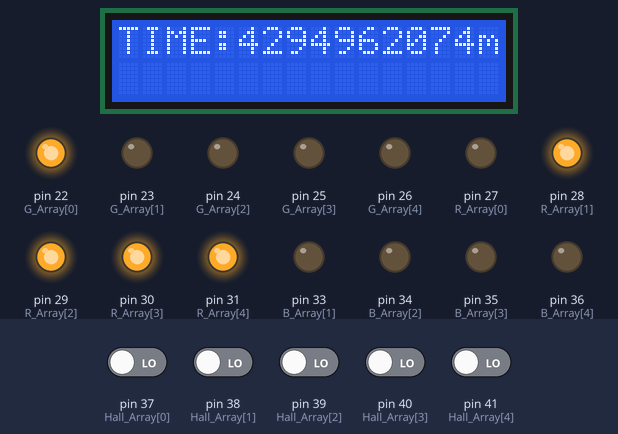
Bench run of a sketch on a simulated Arduino Mega 2560, built with avr-gcc and run on an emulated ATmega2560. Parts: 16×2 character LCD, output pins drawn as LEDs (lit = HIGH). Dashed ring = blinking. Inputs (shaded band) come from the test bench; at power-on: pin 37 (Hall_Array[0]), pin 38 (Hall_Array[1]), pin 39 (Hall_Array[2]), pin 40 (Hall_Array[3]), pin 41 (Hall_Array[4]) LOW.

Above: at 6.4 s.
6.5 s: pin 38 (Hall_Array[1]) driven HIGH
At 7.18 s:
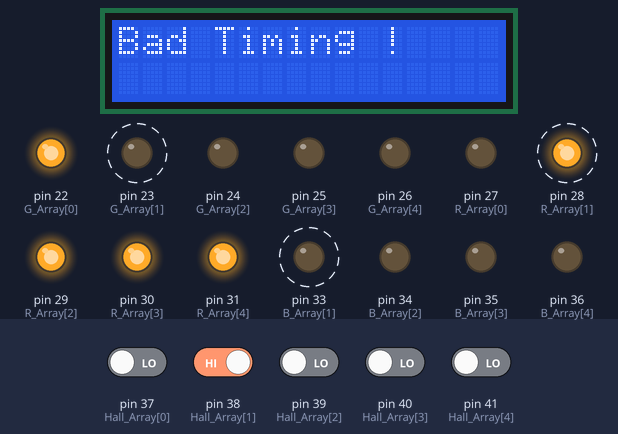
8.1 s: pin 39 (Hall_Array[2]) driven HIGH
At 8.65 s:
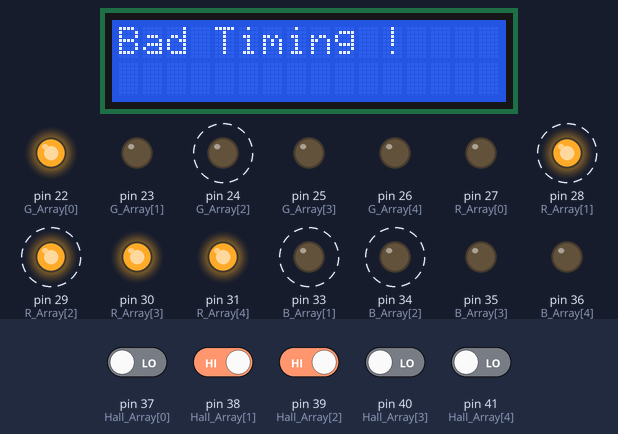
9.9 s: pin 40 (Hall_Array[3]) driven HIGH
At 10.49 s:
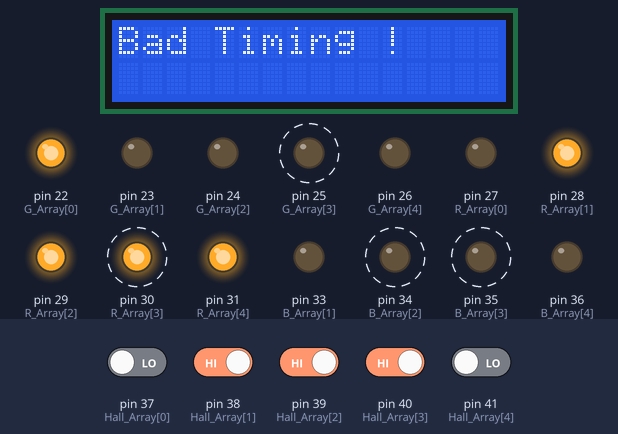
11.8 s: pin 41 (Hall_Array[4]) driven HIGH
At 13.08 s:
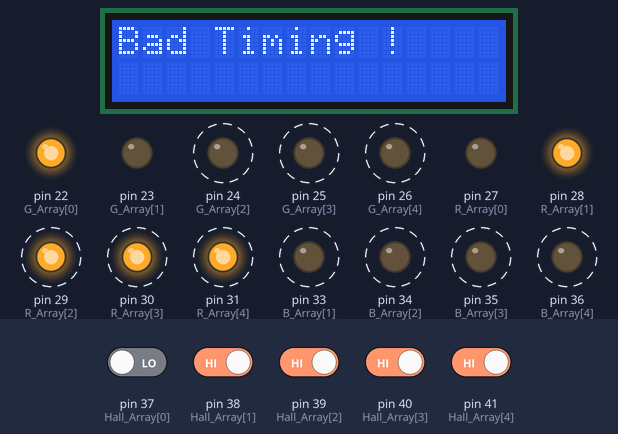
14.4 s: pin 41 (Hall_Array[4]) driven LOW
At 14.55 s:
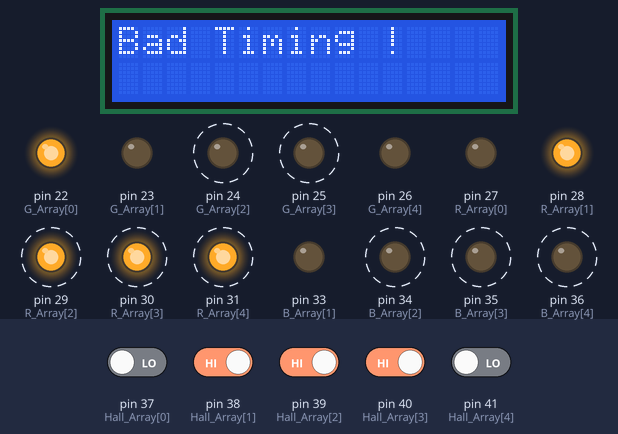
15.9 s: pin 38 (Hall_Array[1]) driven LOW
At 16.76 s:
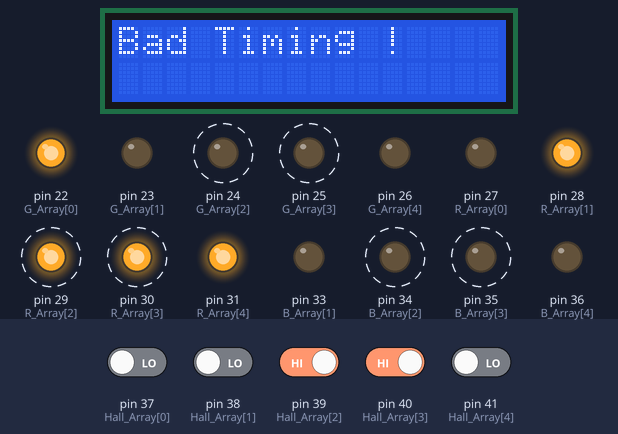
Timing chart, 0 to 18.4 s (numbered marks = the images above; inputs shaded):
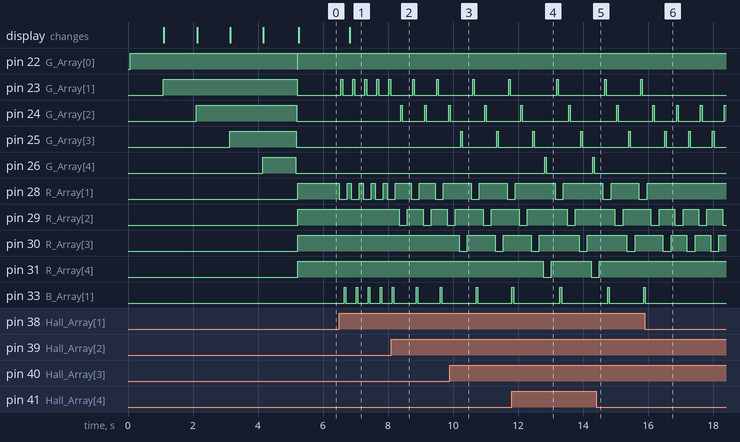

Measured:
- after the input at 6.5 s, pin 23 (G_Array[1]): alternates HIGH for 0.05 s and LOW for 0.32 s, starting after 0.05 s; pin 28 (R_Array[1]): alternates HIGH for 0.12 s and LOW for 0.25 s, starting at once; pin 33 (B_Array[1]): alternates HIGH for 0.05 s and LOW for 0.32 s, starting after 0.15 s; the display: changes after 0.32 s (image 1)
- after the input at 8.1 s, pin 23 (G_Array[1]): alternates HIGH for 0.05 s and LOW for 0.69 s, starting after 0.66 s; pin 24 (G_Array[2]): alternates HIGH for 0.05 s and LOW for 0.69 s, starting after 0.30 s
- after the input at 9.9 s, pin 23 (G_Array[1]): alternates HIGH for 0.05 s and LOW for 1.1 s, starting after 0.71 s; pin 25 (G_Array[3]): alternates HIGH for 0.05 s and LOW for 1.1 s, starting after 0.34 s
- after the input at 11.8 s, pin 24 (G_Array[2]): LOW → HIGH after 1.8 s, → LOW 0.05 s later; pin 25 (G_Array[3]): LOW → HIGH after 2.1 s, → LOW 0.05 s later
- after the input at 14.4 s, pin 26 (G_Array[4]): stays LOW (without the input it goes to HIGH after 1.4 s)
- after the input at 15.9 s, pin 23 (G_Array[1]): stops changing and stays LOW; pin 24 (G_Array[2]): alternates HIGH for 0.05 s and LOW for 0.69 s, starting after 0.98 s

The sketch:

Speed.ino
```cpp
// Speed trinken for POOLIMATE
#include <Wire.h>
#include <LiquidCrystal_I2C.h>
#include <LiquidCrystal_PCF8574.h>
#include "SevSeg.h" //Die vorher hinzugefügte Library laden
SevSeg sevseg; //Ein sieben Segment Objekt initialisieren

LiquidCrystal_PCF8574 lcd(0x27);   // set the LCD address to 0x27 for a 16 chars and 2 line display

int B_Array [5] = {32,33,34,35,36};
int R_Array [5] = {27,28,29,30,31};
int G_Array [5] = {22,23,24,25,26};
int Hall_Array [5] = {37,38,39,40,41};

int savePosition_0 = 0;
int savePosition_1;
int savePosition_2;
int savePosition_3;
int savePosition_4;
int endPosition;


int penalty;
int startseq;

unsigned long time_start;
unsigned long time_end;
unsigned long final_time;
unsigned long startMillis;
unsigned long currentMillis;
boolean cheat;


void setup() {
   for(int i; i<5; i++){
    pinMode(R_Array[i], OUTPUT);
    pinMode(G_Array[i], OUTPUT);
    pinMode(B_Array[i], OUTPUT);
    pinMode(Hall_Array[i], INPUT);
  }

  lcd.begin(16, 2); // initialize the lcd

  // Start Sequenz einleiten Wie bei der Formel 1.
  for(int j = 0 ; j < 5; j++){
   startseq = 5-j;

   digitalWrite(G_Array[j], HIGH); //R_LED in Reihenfolge starten mit 1000ms delay
   lcd.setBacklight(255);
   lcd.home(); lcd.clear();
   lcd.print( String("GAME START in ")+ startseq);
   delay(1000);
   }
   for(int k = 4 ; k > -1; k--){
    digitalWrite(G_Array[k], LOW); //R_LED auschalten in in Reihenfolge mit 200ms delay

    lcd.setBacklight(255);
    lcd.home(); lcd.clear();
    lcd.print( String("GO ! "));
   }
   time_start = millis(); //Zeitmessung starten
}

void loop() {
  currentMillis = millis(); //Zeit Variable für Multitasking


  /* Wird mit jeder loop gechecked, ob Frühstart vorherscht, bevor das grüne Signal vorherscht. Außer in der Start Sequenz.. (noch einprogrammierbar mit if bedingunt und zurücksetzen des Zeitstempels)
     Cheat = true bei: Glas darf erst abgehoben werden, wenn das Grüne Licht aufleuchtet. Bei Frühstart Cheat = true und die besagte Stelle blinkt auf und es passiert nichts.
     Zeitstrafen durch die Delays der Blin Sequenz... Änderbar (weiß nicht wie lang man die setzen soll */

  penalty = 50; //delay in ms . insgesamt sind 6 delays in einer For loop interation vorhanden. Heißt für einen Frühstart beträgt die Zeitstrafe 6*penalty in ms
  cheat = false;
  for(int i = 0; i < 5 ;i++){
    if(digitalRead(Hall_Array[i]) == HIGH && digitalRead(G_Array[i]) == LOW && digitalRead(B_Array[i]) == LOW){
      digitalWrite(R_Array[i], LOW);
      delay(penalty);
      digitalWrite(G_Array[i], HIGH);
      delay(penalty);
      digitalWrite(G_Array[i], LOW);
      delay(penalty);
      digitalWrite(B_Array[i], HIGH);
      delay(penalty);
      digitalWrite(B_Array[i], LOW);
      delay(penalty);
      digitalWrite(R_Array[i], HIGH);
      delay(penalty);
      time_end = millis();
      cheat = true;
      lcd.setBacklight(255);
      lcd.home(); lcd.clear();
      lcd.print( String("Bad Timing ! "));
        delay(penalty);
     }
     else if(cheat){
      digitalWrite(R_Array[i], HIGH);
     }
    }


  //Case 1
  // Sobald cheat = false kommen wir in die erste Sequenz. Grüne LED geht auf
    if(digitalRead(Hall_Array[savePosition_0]) == LOW && digitalRead(B_Array[savePosition_0]) == LOW && !cheat){
      digitalWrite(R_Array[savePosition_0], LOW);
      digitalWrite(R_Array[savePosition_0+1], HIGH);
      digitalWrite(R_Array[savePosition_0+2], HIGH);
      digitalWrite(R_Array[savePosition_0+3], HIGH);
      digitalWrite(R_Array[savePosition_0+4], HIGH);
      digitalWrite(G_Array[savePosition_0] , HIGH);
    }
    // Sobald grüne LED leuchtet und das Glas von Hall Sensor entfernt wurde, wird die Laufvariable savePosition_1 auf 1 gesetzt.
    if(digitalRead(G_Array[savePosition_0]) == HIGH && digitalRead(Hall_Array[savePosition_0]) == HIGH && !cheat){
     savePosition_1 = 1; //
    }

    /* Falls Laufvariable auf 1 gesetzt wurde der Sensor wieder ein Magnetfeld detektiert UND in der Zeit wo das Shot Glas vom Sensor weg war kein Frühstart begangen wurde (cheat = true),
       wird das alte Feld auf Blau gesetzt und das neue Feld auf grün freigeschaltet. Falls cheat = true.. muss das geahndete Feld erst wieder zurück positioniert werden. Bevor wir hier in diese Sequenz kommen */
    if(savePosition_1 == 1 && digitalRead(Hall_Array[savePosition_0]) == LOW && digitalRead(B_Array[savePosition_0]) == LOW && !cheat){
      time_end = millis();
      delay(500);
      digitalWrite(G_Array[savePosition_0], LOW);
      digitalWrite(B_Array[savePosition_0], HIGH);
      digitalWrite(R_Array[savePosition_1], LOW);
      digitalWrite(G_Array[savePosition_1], HIGH);

    }
      //Case 2
      // analog zu Case 1
      if(savePosition_1 == 1 && digitalRead(G_Array[savePosition_1]) == HIGH && digitalRead(Hall_Array[savePosition_1]) == HIGH && !cheat){
        savePosition_2 = 2;
      }

    if(savePosition_2 == 2 && digitalRead(Hall_Array[savePosition_1]) == LOW && digitalRead(B_Array[savePosition_2]) == LOW && !cheat){
      time_end = millis();
      delay(500);
      digitalWrite(G_Array[savePosition_1], LOW);
      digitalWrite(B_Array[savePosition_1], HIGH);
      digitalWrite(R_Array[savePosition_2], LOW);
      digitalWrite(G_Array[savePosition_2], HIGH);
    }

    //Case 3
    // analog zu Case 1
    if(savePosition_2 == 2 && digitalRead(G_Array[savePosition_2]) == HIGH && !cheat && digitalRead(Hall_Array[savePosition_2]) == HIGH){
      savePosition_3 = 3;
    }

    if(savePosition_3 == 3 && digitalRead(Hall_Array[savePosition_3]) == LOW && digitalRead(B_Array[savePosition_3]) == LOW && !cheat){
      time_end = millis();
      delay(500);
      digitalWrite(G_Array[savePosition_2], LOW);
      digitalWrite(B_Array[savePosition_2], HIGH);
      digitalWrite(R_Array[savePosition_3], LOW);
      digitalWrite(G_Array[savePosition_3], HIGH);
    }

    //Case 4
    if(savePosition_3 == 3 && digitalRead(G_Array[savePosition_3]) == HIGH && !cheat && digitalRead(Hall_Array[savePosition_3]) == HIGH){
     savePosition_4 = 4;
    }

    if(savePosition_4 == 4 && digitalRead(Hall_Array[savePosition_4]) == LOW && digitalRead(B_Array[savePosition_4]) == LOW && !cheat){
     time_end = millis();
     delay(500);
     digitalWrite(G_Array[savePosition_3], LOW);
     digitalWrite(B_Array[savePosition_3], HIGH);
     digitalWrite(R_Array[savePosition_4], LOW);
     digitalWrite(G_Array[savePosition_4], HIGH);
    }

    //Case 5
    if(savePosition_4 == 4 && digitalRead(G_Array[savePosition_4]) == HIGH && !cheat && digitalRead(Hall_Array[savePosition_4]) == HIGH){
      endPosition = 4;
    }

    if(endPosition == 4 && digitalRead(Hall_Array[endPosition]) == LOW && !cheat && digitalRead(B_Array[savePosition_4]) == LOW){
      digitalWrite(G_Array[endPosition], LOW);
      digitalWrite(B_Array[endPosition], HIGH);
      time_end = millis();
    }

   if(!cheat){
     final_time = time_end - time_start;
     lcd.setBacklight(255);
     lcd.home(); lcd.clear();
     lcd.print( String("TIME")+ String(":") + final_time + String("")+ String("ms"));
   }
 }
```
